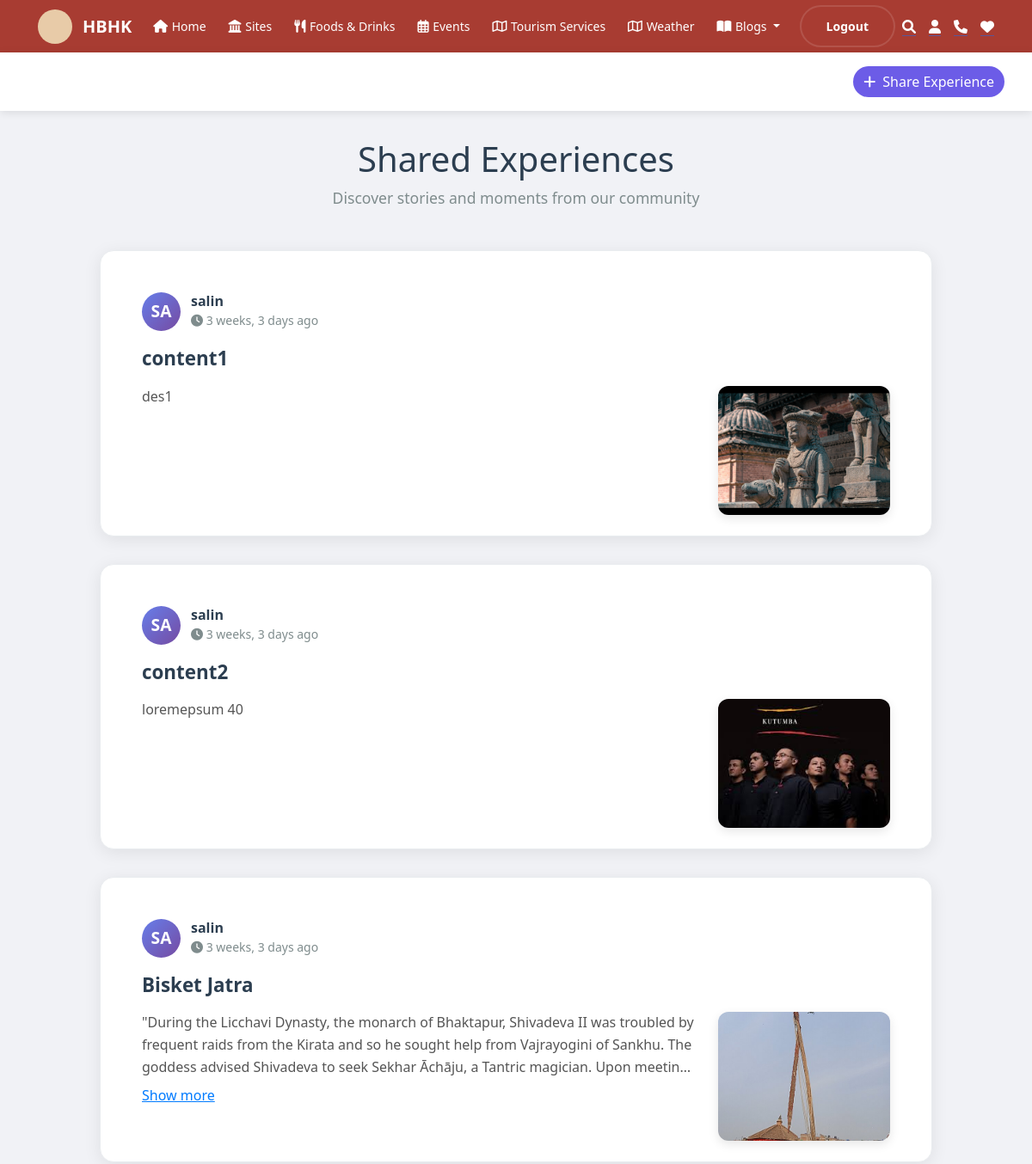
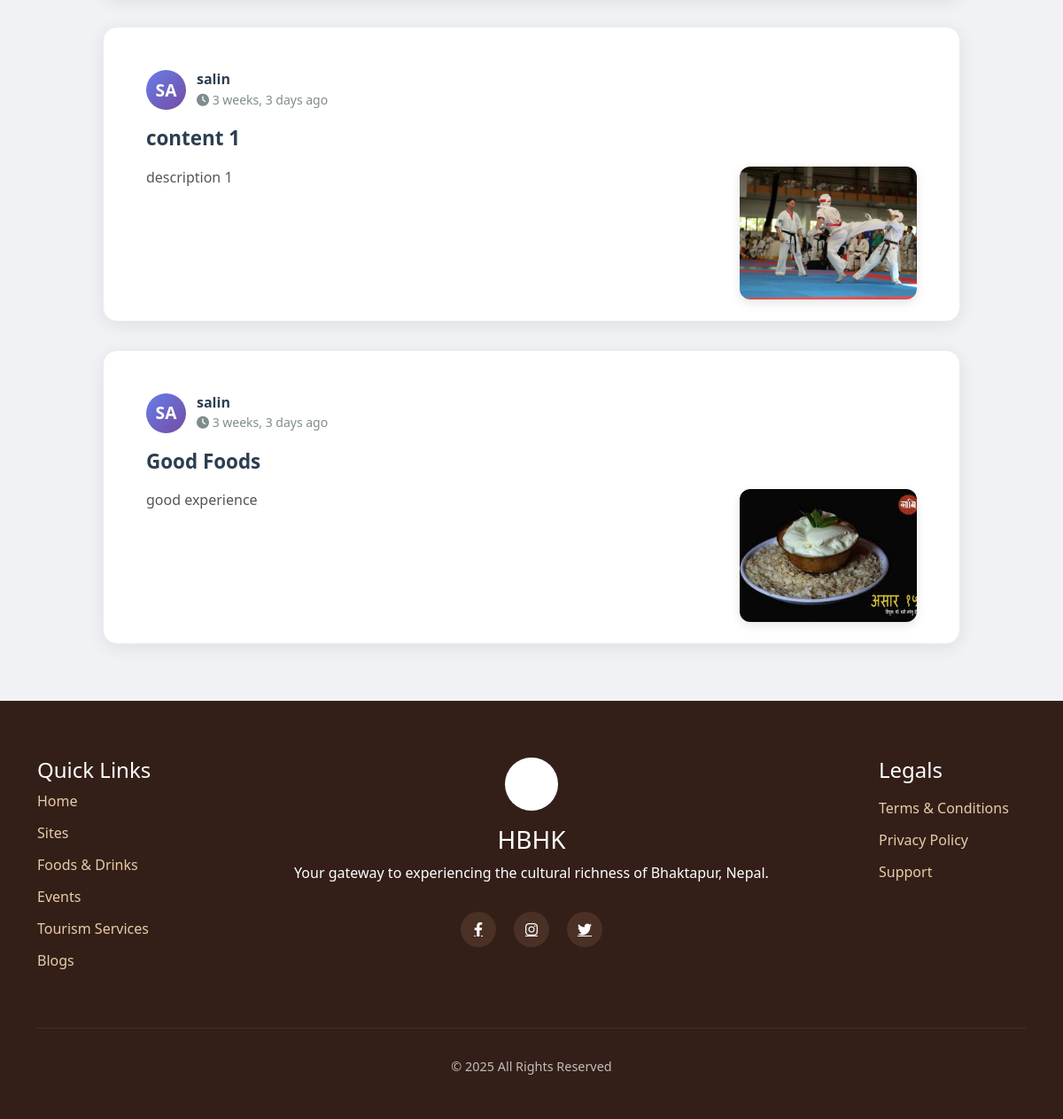
Page /community/ (signed in) on the committed database (2 pictures, top to bottom).
### main/models.py (models this page shows, shortened)
class TravelExperience(models.Model):
    title = models.CharField(max_length=200)
    content = models.TextField()
    visit_date = models.DateField()
    location = models.CharField(max_length=255)  # To be enhanced with map-based input (Leaflet.js)
    images = models.ImageField(upload_to='experience_images/', blank=True, null=True)
    author = models.ForeignKey(User, on_delete=models.CASCADE, related_name='experiences')
    source = models.URLField(blank=True, null=True)
    verified = models.BooleanField(default=False)
    created_at = models.DateTimeField(default=timezone.now)

### main/views.py (the view, shortened to what this page needs)
# urls.py: path('community/', community, name="community"),
@login_required(login_url='log_in')
def community(request):
    context = {
    'experiences': TravelExperience.objects.all().order_by('-created_at'),
    }
    return render(request, 'main/community.html', context)

### main/templates/main/community.html (shortened to what this page needs)
{% extends "base.html" %}
{% load humanize %}
{% load static %}
{% block content %}
<link rel="stylesheet" href="{% static 'css/community_css.css' %}">
<div class="header">
  <button class="btn btn-primary rounded-pill" onclick="openSidebar()">
    <i class="fas fa-plus me-2"></i>Share Experience
  </button>
</div>
<div class="experiences-container">
    <div class="section-header">
        <h2 class="section-title">Shared Experiences</h2>
        <p class="section-subtitle">Discover stories and moments from our community</p>
    </div>
    {% for experience in experiences %}
    <div class="experience-card">
        <div class="card-header">
            <div class="author-info">
                <div class="author-avatar">
                    {{ experience.author.username|slice:":2"|upper }}
                </div>
                <div class="author-details">
                    <h6>{{ experience.author.username }}</h6>
                    <small>
                        <i class="fas fa-clock"></i>
                        {{ experience.created_at|naturaltime }}
                    </small>
                </div>
            </div>
        </div>
        <div class="card-content">
            <h4 class="experience-title">{{ experience.title }}</h4>
            <div class="content-wrapper">
                <div class="content-text">
                    <div class="experience-content">
                        <div class="content-preview" id="content-{{ forloop.counter }}">
                            {{ experience.content|linebreaks }}
                        </div>
                        <button class="show-more-btn" onclick="toggleContent({{ forloop.counter }})">
                            Show more
                        </button>
                    </div>
                </div>
                {% if experience.images %}
                <div class="media-container">
                    <div class="media-wrapper">
                        {% if ".mp4" in experience.images.url %}
                        <video class="experience-video" controls>
                            <source src="{{ experience.images.url }}" type="video/mp4">
                            Your browser does not support the video tag.
                        </video>
                        {% else %}
                        <img src="{{ experience.images.url }}"
                             class="experience-image"
                             alt="{{ experience.title }}"
                             onclick="openImageModal('{{ experience.images.url }}')">
                        {% endif %}
                    </div>
                </div>
                {% endif %}
            </div>
        </div>
    </div>
    {% endfor %}
</div>
{% endblock content %}

### main/static/css/home_styles.css (style rules this page uses)
* { margin: 0; padding: 0; box-sizing: border-box; }
body { font-family: "Segoe UI", Tahoma, Geneva, Verdana, sans-serif; background-color: #f5f3e9; color: #333; }
.section-title { margin-bottom: 2rem; font-weight: 700; color: #3a2618; }
.card-content { padding: 1.5rem; }

### main/static/css/community_css.css (style rules this page uses)
body { font-family: 'Segoe UI', Tahoma, Geneva, Verdana, sans-serif; background-color: #f1f2f6; margin: 0; padding: 0; }
.header { background-color: white; padding: 1rem 2rem; box-shadow: 0 2px 10px rgba(0, 0, 0, 0.1); display: flex; justify-content: space-between; align-items: center; position: sticky; top: 0; z-index: 100; }
.btn-primary { background-color: #6c5ce7; border: none; }
.experience-card { background-color: white; border-radius: 12px; box-shadow: 0 2px 10px rgba(0, 0, 0, 0.1); padding: 1.5rem; margin-bottom: 2rem; }

### main/templates/main/community.html (style rules this page uses)
.experiences-container { max-width: 1000px; margin: 0 auto; padding: 2rem 1rem; }
.section-header { text-align: center; margin-bottom: 3rem; }
.section-title { font-size: 2.5rem; font-weight: 300; color: #2c3e50; margin-bottom: 0.5rem; }
.section-subtitle { color: #7f8c8d; font-size: 1.1rem; }
.experience-card { background: white; border-radius: 16px; box-shadow: 0 4px 20px rgba(0,0,0,0.08); margin-bottom: 2rem; overflow: hidden; transition: all 0.3s ease; border: 1px solid #e9ecef; }
.card-header { padding: 1.5rem 1.5rem 0; display: flex; justify-content: space-between; align-items: flex-start; }
.author-info { display: flex; align-items: center; gap: 0.75rem; flex: 1; }
.author-avatar { width: 45px; height: 45px; border-radius: 50%; background: linear-gradient(135deg, #667eea 0%, #764ba2 100%); display: flex; align-items: center; justify-content: center; color: white; font-weight: bold; font-size: 1.2rem; }
.author-details h6 { margin: 0; font-weight: 600; color: #2c3e50; }
.author-details small { color: #7f8c8d; }
.card-content { padding: 0 1.5rem; }
.experience-title { font-size: 1.4rem; font-weight: 600; color: #2c3e50; margin: 1rem 0; line-height: 1.4; }
.content-wrapper { display: flex; gap: 1.5rem; align-items: flex-start; }
.content-text { flex: 1; min-width: 0; }
.experience-content { color: #555; line-height: 1.6; margin-bottom: 1rem; }
.content-preview { display: -webkit-box; -webkit-line-clamp: 3; -webkit-box-orient: vertical; overflow: hidden; }
.show-more-btn { background: none; border: none; color: #007bff; cursor: pointer; font-weight: 500; padding: 0; text-decoration: underline; margin-top: 0.5rem; }
.media-container { flex-shrink: 0; width: 200px; }
.media-wrapper { border-radius: 12px; overflow: hidden; box-shadow: 0 4px 12px rgba(0,0,0,0.1); }
.experience-image { width: 100%; height: 150px; object-fit: cover; cursor: pointer; transition: transform 0.3s ease; }

### rows in the picture
TravelExperience: author.username "SA", author.username "salin", created_at "3 weeks, 3 days ago", title "content1", content "des1", images (picture)
TravelExperience: author.username "SA", author.username "salin", created_at "3 weeks, 3 days ago", title "content2", content "loremepsum 40", images (picture)
TravelExperience: author.username "SA", author.username "salin", created_at "3 weeks, 3 days ago", title "Bisket Jatra", content "\"During the Licchavi Dynasty, the monarch of Bhaktapur, Shivadeva II was troubled by frequent raids from the Kirata and so he sought help from Vajrayogini of Sankhu. The goddess advised Shivadeva to seek Sekhar Āchāju, a Tantric magician. Upon…", images (picture)
TravelExperience: author.username "SA", author.username "salin", created_at "3 weeks, 3 days ago", title "content 1", content "description 1", images (picture)
TravelExperience: author.username "SA", author.username "salin", created_at "3 weeks, 3 days ago", title "Good Foods", content "good experience", images (picture)
